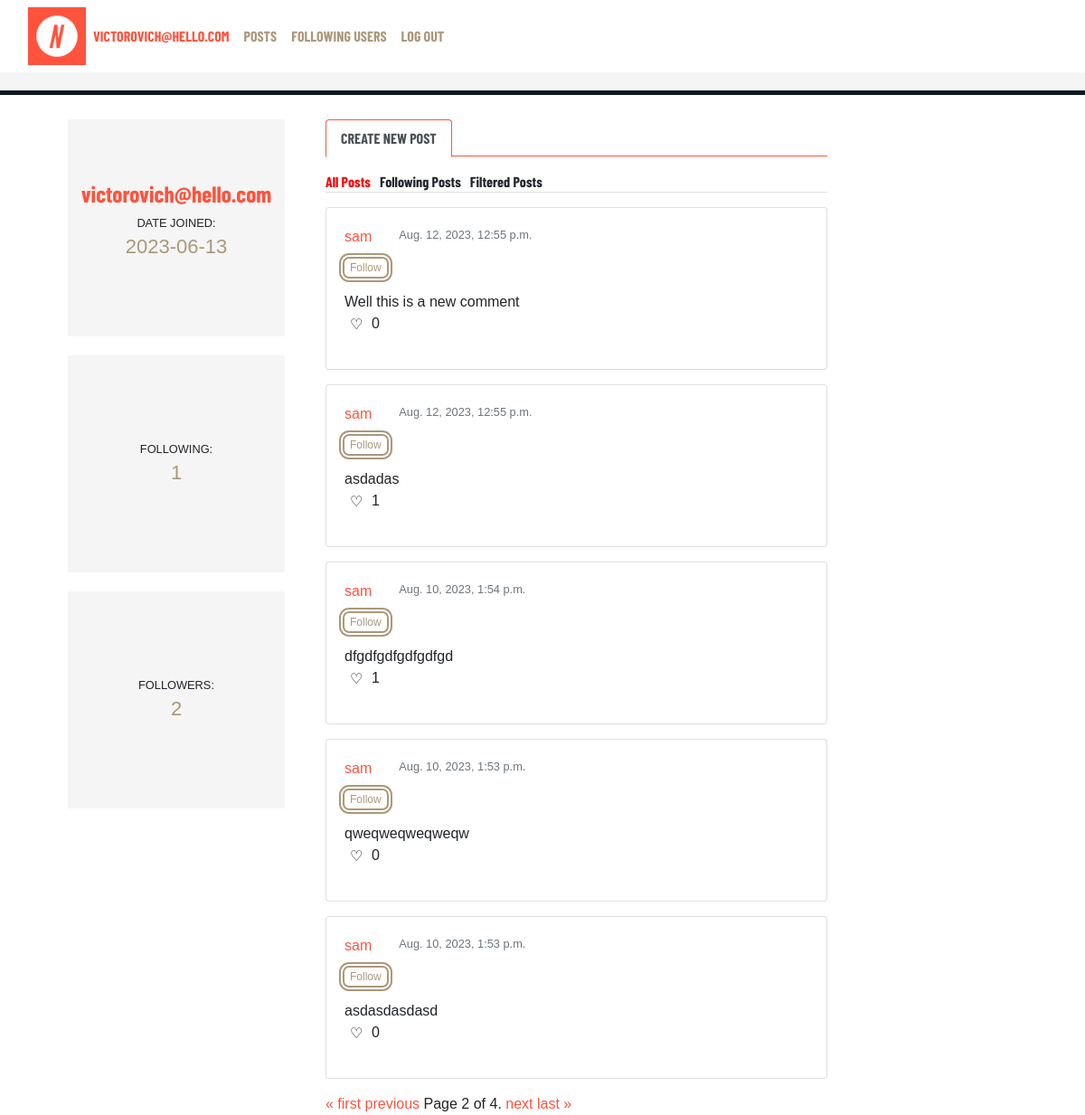
Screenshot of /?page=2 (signed in) with the database file from the repository.
### network/models.py (models this page shows)
class User(AbstractUser):
    following = models.ManyToManyField('self', symmetrical=False, blank=True, related_name='followers_set')
    pass

class Post(models.Model):
    id = models.BigAutoField(primary_key=True)
    content = models.TextField()
    created = models.DateTimeField(auto_now_add=True, editable=False)
    updated = models.DateTimeField(auto_now=True, editable=False)
    is_active = models.BooleanField(default=True)
    created_by = models.ForeignKey(User, related_name="post_createdy_by", on_delete=models.CASCADE)
    def total_likes(self):
        return self.likes.count()

### network/views.py (the view)
# urls.py: path("", views.posts, name='posts'),
def posts(request):
    new_post_form = NewPost()
    user = request.user
    all_posts = Post.objects.filter(is_active=True).order_by('-created')
    data = []
    user_post_data = []
    following_data = []
    for post in all_posts:
        post_data = {
            'id': post.id,
            'content': post.content,
            'created': post.created,
            'created_by': post.created_by.username,
            'created_by_id': post.created_by.id,
            'is_liked': user.is_authenticated and Like.objects.filter(post=post, user=user).exists(),
            'likes': post.total_likes(),
            'can_follow': user.is_authenticated and user.id != post.created_by.id
        }
        data.append(post_data)
        if post_data['can_follow']:
            user_post_data.append(post_data)
    data_paginator = Paginator(data, 5)
    page = data_paginator.get_page(request.GET.get('page'))
    data_user_paginator = Paginator(user_post_data, 5)
    page_user = data_user_paginator.get_page(request.GET.get('page'))
    if user.is_authenticated:
        following_ids = UserFollowing.objects.filter(user=user).values_list('following__id', flat=True)
        following_posts = Post.objects.filter(is_active=True, created_by__id__in=following_ids).order_by('-created')
        for post in following_posts:
            post_data = {
                'id': post.id,
                'content': post.content,
                'created': post.created,
                'created_by': post.created_by.username,
                'created_by_id': post.created_by.id,
                'is_liked': Like.objects.filter(post=post, user=user).exists(),
                'likes': post.total_likes()
            }
            following_data.append(post_data)
        following_posts_paginator = Paginator(following_data, 5)
        page_following = following_posts_paginator.get_page(request.GET.get('page'))
        followers_count = user.followers_set.count()
        following_count = user.following.count()
    else:
        page_following = None
        followers_count = 0
        following_count = 0
    return render(request, 'network/posts.html', {
        'post_data': post_data,
        'posts': all_posts,
        'data': data,
        'new_post_form': new_post_form,
        'following_data': following_data,
        'followers_count': followers_count,
        'following_count': following_count,
        'page_following': page_following,
        'page': page,
        'page_user': page_user
    })

### network/forms.py
class NewPost(forms.ModelForm):
    content = forms.CharField(widget=forms.Textarea(attrs={
        'class': 'new-post-text-field',  # CSS class name
    }))
    class Meta:
        model = Post
        fields = ['content']

### network/templates/network/posts.html (shortened to what this page needs)
{% extends "network/sub-layout.html" %}
{% block center_column_content %}
    <div class="col-md-9 ">
        {% if user.is_authenticated %}
                <ul class="nav nav-tabs mt-3" id="new_post_tab" role="tablist">
                    <li class="nav-item" role="presentation">
                    <button id="new_posts_button" class="nav-link active" type="button" role="tab" aria-controls="home-tab-pane" aria-selected="true">Create New Post</button>
                    </li>
                </ul>
        {% endif %}
        {% if user.is_authenticated %}
        <ul class="nav nav-tabs mt-3 tab-list" id="myTab">
            <li class="nav-item tab-link" onclick="openTab('all_posts')">All Posts</li>
            <li class="nav-item tab-link" onclick="openTab('following_posts')">Following Posts</li>
            <li class="nav-item tab-link" onclick="openTab('user_posts')">Filtered Posts</li>
        </ul>
        {% else %}
        <ul class="nav nav-tabs mt-3 tab-list" id="myTab">
            <li class="nav-item tab-link" onclick="openTab('all_posts')">All Posts</li>
        </ul>
        {% endif %}
        {% if user.is_authenticated %}
            <div id="all_posts" class="tab-content">
                {% for post in page %}
                <div class="card my-3">
                    <div class="card-body">
                        <div class="row">
                            <div class="col-auto">
                                <div class="card-title"><a href="{% url 'user_page' post.created_by %}">{{post.created_by}}</a></div>
                            </div>
                            <div class="col-auto">
                                <div class="text-muted small mb-3">{{post.created}}</div>
                            </div>
                        </div>
                        {% if request.user.id != post.created_by_id and user.is_authenticated %}
                            <div class="follow-form">
                                <form id="follow-form" class="" action="{% url 'follow_user' post.created_by %}" method="POST">
                                    {% if post.following_user %}
                                        <input type="submit" class="follow_status_button custom-button-unfollow" value="Unfollow" data-username="{{post.created_by}}">
                                    {% else %}
                                        <input type="submit" class="follow_status_button custom-button-follow" value="Follow" data-username="{{post.created_by}}">
                                    {% endif %}
                                </form>
                            </div>
                        {% endif %}
                        <div class="card-text">{{post.content}}</div>
                        <div class="row">
                            <div class="col like-col">
                                {% if user.is_authenticated %}
                                    <form id="like-form-{{ post.id }}" class="like-form" data-post-id="{{ post.id }}" action="{% url 'like_post' post.id %}" method="POST">
                                        {% if post.is_liked %}
                                            <input id="all_posts-like-button-{{ post.id }}" type="submit" class="like-button" value='♥'>
                                        {% else %}
                                            <input id="all_posts-like-button-{{ post.id }}" type="submit" class="like-button" value='♡'>
                                        {% endif %}
                                    </form>
                                {% else %}
                                    {% if post.is_liked %}
                                        <input id="all_posts-like-button-{{ post.id }}" type="submit" class="like-button" value='♥' disabled>
                                    {% else %}
                                        <input id="all_posts-like-button-{{ post.id }}" type="submit" class="like-button" value='♡' disabled>
                                    {% endif %}
                                {% endif %}
                            </div>
                            <div class="col like-col">
                                <div id="all_posts-like-count-{{ post.id }}" class=""> {{post.likes}}</div>
                            </div>
                        </div>
                    </div>
                </div>
                {% endfor %}
                <div class="pagination">
                    <span class="step-links">
                        {% if page.has_previous %}
                            <a href="?page=1">&laquo; first</a>
                            <a href="?page={{ page.previous_page_number }}">previous</a>
                        {% endif %}
                        <span class="current">
                            Page {{ page.number }} of {{ page.paginator.num_pages }}.
                        </span>
                        {% if page.has_next %}
                            <a href="?page={{ page.next_page_number }}">next</a>
                            <a href="?page={{ page.paginator.num_pages }}">last &raquo;</a>
                        {% endif %}
                    </span>
                </div>
            </div>
        {% endif %}
    </div>
{% endblock %}

### network/templates/network/sub-layout.html (shortened to what this page needs)
{% extends "network/layout.html" %}
{% load static %}
{% block body %}
<div class="container">
    <div class="row mx-auto mt-3">
        {% if user.is_authenticated %}
            <div id="left-col" class="col-12 col-md-3 wrap-text text-center">
                <div class="left-col-top col-4 col-md-12">
                    <div class="content">
                        <div class="p-wrapper">
                            <a href="{% url 'user_page' user.username %}"><h3>{{user.username}}</h3></a>
                            <p class="small" style="margin-bottom: 0; text-transform: uppercase;">date joined:</p>
                            <p class="text-emphasis strong">{{ user.date_joined|date:"Y-m-d" }}</p>
                        </div>
                    </div>
                </div>
                <div class="left-col-top col-4 col-md-12">
                    <div class="content">
                        <div class="p-wrapper">
                            <p class="small">Following:</p>
                            <a href="{% url 'stats' user.username %}"><p class="text-emphasis strong">{{following_count}}</p></a>
                        </div>
                    </div>
                </div>
                <div class="left-col-top col-4 col-md-12">
                    <div class="content">
                        <div class="p-wrapper">
                            <p class="small">Followers:</p>
                            <a href="{% url 'stats' user.username %}"><p class="text-emphasis strong">{{followers_count}}</p></a>
                        </div>
                    </div>
                </div>
            </div>
        {% endif %}
        <div class="col-md-9 ">
            {% block center_column_content %}
            {% endblock %}
        </div>
    </div>
</div>
{% endblock %}

### network/templates/network/layout.html (shortened to what this page needs)
{% load static %}
{% load bootstrap5 %}
{% bootstrap_css %}
<!DOCTYPE html>
<html lang="en">
    <head>
        <link rel="stylesheet" href="https://stackpath.bootstrapcdn.com/bootstrap/4.4.1/css/bootstrap.min.css">
        <link href="{% static 'network/css/styles.css' %}" rel="stylesheet">
    </head>
    <body>
        <nav id="top-navbar" class="navbar navbar-expand-lg">
            <div class="container-fluid">
                <a href="{% url 'posts' %}">
                    <img id="header-logo" class="img-fluid" src="{% static 'images/network-logo.jpg' %}" alt="">
                </a>
              <div class="collapse navbar-collapse" id="navbarNavAltMarkup">
                <div class="navbar-nav">
                    {% if user.is_authenticated %}
                    <a id="nav-link-user" class="nav-link" href="{% url 'user_page' user.username %}"><strong>{{ user.username }}</strong></a>
                {% endif %}
                    <a class="nav-link" href="{% url 'posts' %}">Posts</a>
                {% if user.is_authenticated %}
                    <a class="nav-link" href="{% url 'following_user_post' %}">Following Users</a>
                    <a class="nav-link" href="{% url 'logout' %}">Log Out</a>
                {% else %}
                    <a class="nav-link" href="{% url 'login' %}">Log In</a>
                    <a class="nav-link" href="{% url 'register' %}">Register</a>
                {% endif %}
                </div>
              </div>
            </div>
          </nav>
        <div class="body container mt-3">
            {% block body %}
            {% endblock %}
        </div>
    </body>
</html>

### network/static/network/css/styles.css (style rules this page uses)
h1, h2, h3, h4, button { font-family: 'Barlow Condensed', sans-serif !important; }
a, p, body { font-family: 'Montserrat', sans-serif !important; }
html body { font-family: 'Montserrat', sans-serif !important; }
.btn, .navbar, .card-title, .nav-item, .nav-link { font-family: 'Barlow Condensed', sans-serif !important; }
p { font-size: calc(1rem + 0.5vw); }
a { color: #ff533d }
h3 { font-size: calc(1.2rem + 0.5vw); }
#header-logo { height: 8vh; }
#top-navbar { height: 100px; background-color: #fff; border-bottom: 20px solid #f5f5f5; box-shadow: 0 5px 0 0 #0f1626; }
.nav-link { color:#ab987a; text-transform: uppercase; }
#nav-link-user { color:#ff533d; }
@media (min-width: 768px) { .left-col-top { width: 100%; padding-top: 100%; margin-top: 2vh; } }
.left-col-top { width: 100%; position: relative; background-color: #f5f5f5; border-bottom: 5px solid #fff; }
.left-col-top h3 { word-wrap: break-word; overflow-wrap: break-word; hyphens: auto; white-space: normal; }
.left-col-top .content { position: absolute; top: 0; left: 0; bottom: 0; right: 0; display: flex; align-items: center; justify-content: center; }
.left-col-top .content .p-wrapper { display: flex; flex-direction: column; align-items: center; justify-content: center; }
.left-col-top .content .p-wrapper p:first-child { margin-bottom: 0; text-transform: uppercase; }
.text-emphasis { color:#ab987a; }
.wrap-text { word-wrap: break-word; }
#new_posts_button { border-color: #ff533d #ff533d #fff; font-weight: bold; }
#new_post_tab { border-bottom: 1px #ff533d solid; }
.like-button { background: none; border: none; }
.like-col { max-width: 3%; }
a { text-decoration: none; }
.custom-button-follow { display: inline-block; background-color: #fff; border-radius: 5px; border: none; color: #ab987a; cursor: pointer; font-size: 12px; text-decoration: none; transition: 0.3s; box-shadow: 0 0 0 2px #ab987a, 0 0 0 4px white, 0 0 0 6px #ab987a; }
.tab-content { display: none; }
.tab-list { list-style-type: none; padding: 0; }
.tab-list li { display: inline; margin-right: 10px; cursor: pointer; }
.tab-list .active { color:red; }

### rows the page displays
User: username "VICTOROVICH@HELLO.COM", username "victorovich@hello.com", date_joined "2023-06-13"
User: created_by "sam" "sam" "sam" "sam" "sam"
Post: created "Aug. 12, 2023, 12:55 p.m.", content "Well this is a new comment"
Post: created "Aug. 12, 2023, 12:55 p.m.", content "asdadas"
Post: created "Aug. 10, 2023, 1:54 p.m.", content "dfgdfgdfgdfgdfgd"
Post: created "Aug. 10, 2023, 1:53 p.m.", content "qweqweqweqweqw"
Post: created "Aug. 10, 2023, 1:53 p.m.", content "asdasdasdasd"

### other values shown
{{ following_count }} "1"
{{ followers_count }} "2"
{{ post.likes }} "0" "1" "1" "0" "0"
{{ page.number }} "2"
{{ page.paginator.num_pages }} "4"
